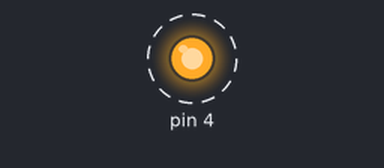
A sketch run on a simulated Arduino Uno, built with avr-gcc and run on an emulated ATmega328P. Shown: output pins drawn as LEDs (lit = HIGH). Dashed ring = blinking.

Above: at 0.2 s.
Timing chart, 0 to 3.0 s (numbered marks = the images above):
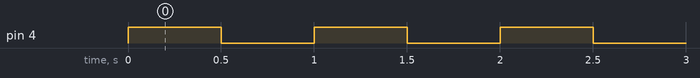

The sketch:

testRelay.ino
```cpp
void setup()
{
  //Serial.begin(9600);

  pinMode(4,OUTPUT);
  digitalWrite(4,LOW);


}

int delay1 = 500;
int delay2 = 500;
int present = 0;

void loop()
{
    digitalWrite(4, HIGH);
    delay(delay2);
    digitalWrite(4, LOW);
    delay(delay1);

}
```

Measured:
- by itself, pin 4: alternates HIGH for 0.50 s and LOW for 0.50 s
